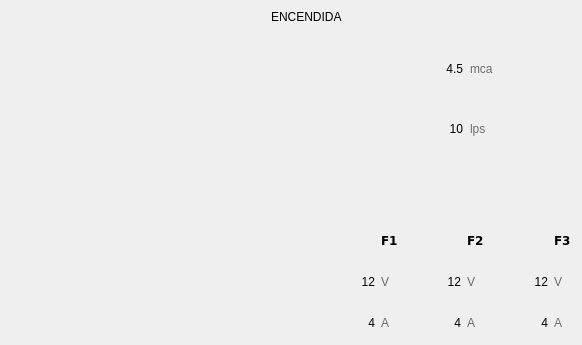
<?xml version="1.0" encoding="UTF-8"?>
<ui version="4.0">
 <class>Form</class>
 <widget class="QWidget" name="Form">
  <property name="geometry">
   <rect>
    <x>0</x>
    <y>0</y>
    <width>582</width>
    <height>345</height>
   </rect>
  </property>
  <property name="sizePolicy">
   <sizepolicy hsizetype="Expanding" vsizetype="Expanding">
    <horstretch>0</horstretch>
    <verstretch>0</verstretch>
   </sizepolicy>
  </property>
  <property name="minimumSize">
   <size>
    <width>0</width>
    <height>0</height>
   </size>
  </property>
  <property name="baseSize">
   <size>
    <width>640</width>
    <height>387</height>
   </size>
  </property>
  <property name="windowTitle">
   <string>Form</string>
  </property>
  <property name="windowIcon">
   <iconset>
    <normaloff>:/main/logored.png</normaloff>:/main/logored.png</iconset>
  </property>
  <property name="styleSheet">
   <string notr="true">QWidget[state=&quot;on&quot;] {
  background-color: #3498db;
}

QWidget[state=&quot;off&quot;] {
  background-color: #7f8c8d;
}

QWidget[state=&quot;pantalla&quot;]{
	background-color: #bdc3c7;
}

QWidget[state=&quot;turning on&quot;] {
  background-color: #db9834;
}

QWidget[state=&quot;turning off&quot;] {
  background-color: #db4534;
}</string>
  </property>
  <layout class="QVBoxLayout" name="verticalLayout_3">
   <property name="leftMargin">
    <number>0</number>
   </property>
   <property name="topMargin">
    <number>0</number>
   </property>
   <property name="rightMargin">
    <number>0</number>
   </property>
   <property name="bottomMargin">
    <number>5</number>
   </property>
   <item>
    <widget class="QWidget" name="barraEstado" native="true">
     <property name="styleSheet">
      <string notr="true">QWidget[state=&quot;on&quot;] {
  background-color: #3498db;
}

QWidget[state=&quot;off&quot;] {
  background-color: #7f8c8d;
}</string>
     </property>
     <layout class="QHBoxLayout" name="horizontalLayout">
      <property name="topMargin">
       <number>6</number>
      </property>
      <property name="bottomMargin">
       <number>6</number>
      </property>
      <item>
       <widget class="QLabel" name="conectadoOn">
        <property name="sizePolicy">
         <sizepolicy hsizetype="Fixed" vsizetype="Fixed">
          <horstretch>0</horstretch>
          <verstretch>0</verstretch>
         </sizepolicy>
        </property>
        <property name="minimumSize">
         <size>
          <width>0</width>
          <height>0</height>
         </size>
        </property>
        <property name="maximumSize">
         <size>
          <width>40</width>
          <height>40</height>
         </size>
        </property>
        <property name="toolTip">
         <string>Fase 1</string>
        </property>
        <property name="text">
         <string/>
        </property>
        <property name="pixmap">
         <pixmap>:/icons/icons/ledon_tiny.png</pixmap>
        </property>
        <property name="alignment">
         <set>Qt::AlignLeading|Qt::AlignLeft|Qt::AlignVCenter</set>
        </property>
       </widget>
      </item>
      <item>
       <widget class="QLabel" name="conectadoOff">
        <property name="sizePolicy">
         <sizepolicy hsizetype="Fixed" vsizetype="Fixed">
          <horstretch>0</horstretch>
          <verstretch>0</verstretch>
         </sizepolicy>
        </property>
        <property name="minimumSize">
         <size>
          <width>0</width>
          <height>0</height>
         </size>
        </property>
        <property name="maximumSize">
         <size>
          <width>40</width>
          <height>40</height>
         </size>
        </property>
        <property name="text">
         <string/>
        </property>
        <property name="pixmap">
         <pixmap>:/icons/icons/ledoff_tiny.png</pixmap>
        </property>
        <property name="alignment">
         <set>Qt::AlignLeading|Qt::AlignLeft|Qt::AlignVCenter</set>
        </property>
       </widget>
      </item>
      <item>
       <widget class="QLabel" name="labelId">
        <property name="font">
         <font>
          <family>Verdana</family>
          <pointsize>12</pointsize>
          <weight>75</weight>
          <bold>true</bold>
         </font>
        </property>
        <property name="styleSheet">
         <string notr="true">:disabled{
	color: #34495e;
}</string>
        </property>
        <property name="text">
         <string/>
        </property>
        <property name="wordWrap">
         <bool>true</bool>
        </property>
       </widget>
      </item>
      <item>
       <widget class="QLabel" name="labelEstado">
        <property name="text">
         <string>ENCENDIDA</string>
        </property>
       </widget>
      </item>
      <item>
       <widget class="QPushButton" name="modo">
        <property name="sizePolicy">
         <sizepolicy hsizetype="Fixed" vsizetype="Fixed">
          <horstretch>0</horstretch>
          <verstretch>0</verstretch>
         </sizepolicy>
        </property>
        <property name="focusPolicy">
         <enum>Qt::TabFocus</enum>
        </property>
        <property name="text">
         <string/>
        </property>
        <property name="icon">
         <iconset>
          <normaloff>:/icons/icons/icon_automatico.png</normaloff>:/icons/icons/icon_automatico.png</iconset>
        </property>
        <property name="iconSize">
         <size>
          <width>43</width>
          <height>43</height>
         </size>
        </property>
        <property name="flat">
         <bool>true</bool>
        </property>
       </widget>
      </item>
      <item>
       <widget class="QPushButton" name="interruptor">
        <property name="sizePolicy">
         <sizepolicy hsizetype="Fixed" vsizetype="Fixed">
          <horstretch>0</horstretch>
          <verstretch>0</verstretch>
         </sizepolicy>
        </property>
        <property name="focusPolicy">
         <enum>Qt::TabFocus</enum>
        </property>
        <property name="text">
         <string/>
        </property>
        <property name="icon">
         <iconset>
          <normaloff>icons/icon_on.png</normaloff>icons/icon_on.png</iconset>
        </property>
        <property name="iconSize">
         <size>
          <width>93</width>
          <height>43</height>
         </size>
        </property>
        <property name="flat">
         <bool>true</bool>
        </property>
       </widget>
      </item>
      <item>
       <widget class="QPushButton" name="opciones">
        <property name="sizePolicy">
         <sizepolicy hsizetype="Fixed" vsizetype="Fixed">
          <horstretch>0</horstretch>
          <verstretch>0</verstretch>
         </sizepolicy>
        </property>
        <property name="focusPolicy">
         <enum>Qt::TabFocus</enum>
        </property>
        <property name="styleSheet">
         <string notr="true"/>
        </property>
        <property name="text">
         <string/>
        </property>
        <property name="icon">
         <iconset>
          <normaloff>:/icons/icons/icon_options.png</normaloff>:/icons/icons/icon_options.png</iconset>
        </property>
        <property name="iconSize">
         <size>
          <width>15</width>
          <height>43</height>
         </size>
        </property>
        <property name="flat">
         <bool>true</bool>
        </property>
       </widget>
      </item>
     </layout>
    </widget>
   </item>
   <item>
    <layout class="QHBoxLayout" name="horizontalLayout_4">
     <item>
      <layout class="QVBoxLayout" name="verticalLayout">
       <item>
        <widget class="QLabel" name="imagenBomba">
         <property name="sizePolicy">
          <sizepolicy hsizetype="Expanding" vsizetype="Expanding">
           <horstretch>0</horstretch>
           <verstretch>0</verstretch>
          </sizepolicy>
         </property>
         <property name="lineWidth">
          <number>0</number>
         </property>
         <property name="text">
          <string/>
         </property>
         <property name="pixmap">
          <pixmap>:/icons/icons/768corriente.png</pixmap>
         </property>
         <property name="alignment">
          <set>Qt::AlignCenter</set>
         </property>
        </widget>
       </item>
      </layout>
     </item>
     <item>
      <layout class="QVBoxLayout" name="verticalLayout_2">
       <item>
        <layout class="QGridLayout" name="gridLayout">
         <property name="horizontalSpacing">
          <number>7</number>
         </property>
         <property name="verticalSpacing">
          <number>2</number>
         </property>
         <item row="1" column="2">
          <widget class="QLabel" name="uniFlujo">
           <property name="styleSheet">
            <string notr="true">color: rgb(108, 108, 108);</string>
           </property>
           <property name="text">
            <string>lps</string>
           </property>
          </widget>
         </item>
         <item row="1" column="0">
          <widget class="QLabel" name="iconFlujo">
           <property name="sizePolicy">
            <sizepolicy hsizetype="MinimumExpanding" vsizetype="MinimumExpanding">
             <horstretch>0</horstretch>
             <verstretch>0</verstretch>
            </sizepolicy>
           </property>
           <property name="maximumSize">
            <size>
             <width>80</width>
             <height>80</height>
            </size>
           </property>
           <property name="toolTip">
            <string>Flujo</string>
           </property>
           <property name="text">
            <string/>
           </property>
           <property name="pixmap">
            <pixmap>:/icons/icons/768flujo.png</pixmap>
           </property>
           <property name="alignment">
            <set>Qt::AlignRight|Qt::AlignTrailing|Qt::AlignVCenter</set>
           </property>
          </widget>
         </item>
         <item row="0" column="0">
          <widget class="QLabel" name="iconPresion">
           <property name="sizePolicy">
            <sizepolicy hsizetype="MinimumExpanding" vsizetype="MinimumExpanding">
             <horstretch>0</horstretch>
             <verstretch>0</verstretch>
            </sizepolicy>
           </property>
           <property name="maximumSize">
            <size>
             <width>80</width>
             <height>80</height>
            </size>
           </property>
           <property name="toolTip">
            <string>Presión</string>
           </property>
           <property name="text">
            <string/>
           </property>
           <property name="pixmap">
            <pixmap>:/icons/icons/768presion.png</pixmap>
           </property>
           <property name="alignment">
            <set>Qt::AlignRight|Qt::AlignTrailing|Qt::AlignVCenter</set>
           </property>
          </widget>
         </item>
         <item row="0" column="2">
          <widget class="QLabel" name="uniPresion">
           <property name="styleSheet">
            <string notr="true">color: rgb(108, 108, 108);</string>
           </property>
           <property name="text">
            <string>mca</string>
           </property>
          </widget>
         </item>
         <item row="0" column="1">
          <widget class="QLabel" name="datoPresion">
           <property name="sizePolicy">
            <sizepolicy hsizetype="Expanding" vsizetype="Expanding">
             <horstretch>0</horstretch>
             <verstretch>0</verstretch>
            </sizepolicy>
           </property>
           <property name="text">
            <string>4.5</string>
           </property>
           <property name="alignment">
            <set>Qt::AlignRight|Qt::AlignTrailing|Qt::AlignVCenter</set>
           </property>
          </widget>
         </item>
         <item row="1" column="1">
          <widget class="QLabel" name="datoFlujo">
           <property name="sizePolicy">
            <sizepolicy hsizetype="Expanding" vsizetype="Expanding">
             <horstretch>0</horstretch>
             <verstretch>0</verstretch>
            </sizepolicy>
           </property>
           <property name="text">
            <string>10</string>
           </property>
           <property name="alignment">
            <set>Qt::AlignRight|Qt::AlignTrailing|Qt::AlignVCenter</set>
           </property>
          </widget>
         </item>
         <item row="0" column="3">
          <widget class="QLabel" name="label_5">
           <property name="sizePolicy">
            <sizepolicy hsizetype="Expanding" vsizetype="Preferred">
             <horstretch>0</horstretch>
             <verstretch>0</verstretch>
            </sizepolicy>
           </property>
           <property name="text">
            <string/>
           </property>
          </widget>
         </item>
        </layout>
       </item>
       <item>
        <spacer name="verticalSpacer">
         <property name="orientation">
          <enum>Qt::Vertical</enum>
         </property>
         <property name="sizeType">
          <enum>QSizePolicy::Preferred</enum>
         </property>
         <property name="sizeHint" stdset="0">
          <size>
           <width>20</width>
           <height>60</height>
          </size>
         </property>
        </spacer>
       </item>
       <item>
        <layout class="QGridLayout" name="gridLayout_2">
         <item row="2" column="4">
          <widget class="QLabel" name="uniCorriente2">
           <property name="styleSheet">
            <string notr="true">color: rgb(108, 108, 108);</string>
           </property>
           <property name="text">
            <string>A</string>
           </property>
          </widget>
         </item>
         <item row="0" column="5">
          <layout class="QHBoxLayout" name="horizontalLayout_5">
           <item>
            <widget class="QLabel" name="iconFase3">
             <property name="sizePolicy">
              <sizepolicy hsizetype="MinimumExpanding" vsizetype="MinimumExpanding">
               <horstretch>0</horstretch>
               <verstretch>0</verstretch>
              </sizepolicy>
             </property>
             <property name="minimumSize">
              <size>
               <width>20</width>
               <height>20</height>
              </size>
             </property>
             <property name="maximumSize">
              <size>
               <width>100</width>
               <height>100</height>
              </size>
             </property>
             <property name="toolTip">
              <string>Fase 3</string>
             </property>
             <property name="text">
              <string/>
             </property>
             <property name="pixmap">
              <pixmap>:/icons/icons/ledon_small.png</pixmap>
             </property>
             <property name="alignment">
              <set>Qt::AlignRight|Qt::AlignTrailing|Qt::AlignVCenter</set>
             </property>
            </widget>
           </item>
           <item>
            <widget class="QLabel" name="iconFase3Off">
             <property name="sizePolicy">
              <sizepolicy hsizetype="MinimumExpanding" vsizetype="MinimumExpanding">
               <horstretch>0</horstretch>
               <verstretch>0</verstretch>
              </sizepolicy>
             </property>
             <property name="minimumSize">
              <size>
               <width>20</width>
               <height>20</height>
              </size>
             </property>
             <property name="maximumSize">
              <size>
               <width>100</width>
               <height>100</height>
              </size>
             </property>
             <property name="text">
              <string/>
             </property>
             <property name="pixmap">
              <pixmap>:/icons/icons/ledoff_small.png</pixmap>
             </property>
             <property name="alignment">
              <set>Qt::AlignRight|Qt::AlignTrailing|Qt::AlignVCenter</set>
             </property>
            </widget>
           </item>
          </layout>
         </item>
         <item row="1" column="5">
          <widget class="QLabel" name="datoVoltaje3">
           <property name="sizePolicy">
            <sizepolicy hsizetype="Expanding" vsizetype="Expanding">
             <horstretch>0</horstretch>
             <verstretch>0</verstretch>
            </sizepolicy>
           </property>
           <property name="text">
            <string>12</string>
           </property>
           <property name="alignment">
            <set>Qt::AlignRight|Qt::AlignTrailing|Qt::AlignVCenter</set>
           </property>
          </widget>
         </item>
         <item row="0" column="6">
          <widget class="QLabel" name="labelF3">
           <property name="sizePolicy">
            <sizepolicy hsizetype="Expanding" vsizetype="Maximum">
             <horstretch>0</horstretch>
             <verstretch>0</verstretch>
            </sizepolicy>
           </property>
           <property name="font">
            <font>
             <family>Verdana</family>
             <weight>75</weight>
             <bold>true</bold>
            </font>
           </property>
           <property name="text">
            <string>F3</string>
           </property>
           <property name="alignment">
            <set>Qt::AlignLeading|Qt::AlignLeft|Qt::AlignTop</set>
           </property>
          </widget>
         </item>
         <item row="0" column="4">
          <widget class="QLabel" name="labelF2">
           <property name="sizePolicy">
            <sizepolicy hsizetype="Expanding" vsizetype="Maximum">
             <horstretch>0</horstretch>
             <verstretch>0</verstretch>
            </sizepolicy>
           </property>
           <property name="font">
            <font>
             <family>Verdana</family>
             <weight>75</weight>
             <bold>true</bold>
            </font>
           </property>
           <property name="text">
            <string>F2</string>
           </property>
           <property name="alignment">
            <set>Qt::AlignLeading|Qt::AlignLeft|Qt::AlignTop</set>
           </property>
          </widget>
         </item>
         <item row="1" column="0">
          <widget class="QLabel" name="iconVoltaje">
           <property name="sizePolicy">
            <sizepolicy hsizetype="MinimumExpanding" vsizetype="MinimumExpanding">
             <horstretch>0</horstretch>
             <verstretch>0</verstretch>
            </sizepolicy>
           </property>
           <property name="maximumSize">
            <size>
             <width>80</width>
             <height>80</height>
            </size>
           </property>
           <property name="toolTip">
            <string>Voltaje</string>
           </property>
           <property name="text">
            <string/>
           </property>
           <property name="pixmap">
            <pixmap>:/icons/icons/768voltaje.png</pixmap>
           </property>
           <property name="alignment">
            <set>Qt::AlignRight|Qt::AlignTrailing|Qt::AlignVCenter</set>
           </property>
          </widget>
         </item>
         <item row="0" column="1">
          <layout class="QHBoxLayout" name="horizontalLayout_2">
           <item>
            <widget class="QLabel" name="iconFase1">
             <property name="sizePolicy">
              <sizepolicy hsizetype="MinimumExpanding" vsizetype="MinimumExpanding">
               <horstretch>0</horstretch>
               <verstretch>0</verstretch>
              </sizepolicy>
             </property>
             <property name="minimumSize">
              <size>
               <width>20</width>
               <height>20</height>
              </size>
             </property>
             <property name="maximumSize">
              <size>
               <width>100</width>
               <height>100</height>
              </size>
             </property>
             <property name="toolTip">
              <string>Fase 1</string>
             </property>
             <property name="text">
              <string/>
             </property>
             <property name="pixmap">
              <pixmap>:/icons/icons/ledon_small.png</pixmap>
             </property>
             <property name="alignment">
              <set>Qt::AlignRight|Qt::AlignTrailing|Qt::AlignVCenter</set>
             </property>
            </widget>
           </item>
           <item>
            <widget class="QLabel" name="iconFase1Off">
             <property name="sizePolicy">
              <sizepolicy hsizetype="MinimumExpanding" vsizetype="MinimumExpanding">
               <horstretch>0</horstretch>
               <verstretch>0</verstretch>
              </sizepolicy>
             </property>
             <property name="minimumSize">
              <size>
               <width>20</width>
               <height>20</height>
              </size>
             </property>
             <property name="maximumSize">
              <size>
               <width>100</width>
               <height>100</height>
              </size>
             </property>
             <property name="text">
              <string/>
             </property>
             <property name="pixmap">
              <pixmap>:/icons/icons/ledoff_small.png</pixmap>
             </property>
             <property name="alignment">
              <set>Qt::AlignRight|Qt::AlignTrailing|Qt::AlignVCenter</set>
             </property>
            </widget>
           </item>
          </layout>
         </item>
         <item row="1" column="2">
          <widget class="QLabel" name="uniVoltaje1">
           <property name="styleSheet">
            <string notr="true">color: rgb(108, 108, 108);</string>
           </property>
           <property name="text">
            <string>V</string>
           </property>
          </widget>
         </item>
         <item row="1" column="3">
          <widget class="QLabel" name="datoVoltaje2">
           <property name="sizePolicy">
            <sizepolicy hsizetype="Expanding" vsizetype="Expanding">
             <horstretch>0</horstretch>
             <verstretch>0</verstretch>
            </sizepolicy>
           </property>
           <property name="text">
            <string>12</string>
           </property>
           <property name="alignment">
            <set>Qt::AlignRight|Qt::AlignTrailing|Qt::AlignVCenter</set>
           </property>
          </widget>
         </item>
         <item row="2" column="6">
          <widget class="QLabel" name="uniCorriente3">
           <property name="styleSheet">
            <string notr="true">color: rgb(108, 108, 108);</string>
           </property>
           <property name="text">
            <string>A</string>
           </property>
          </widget>
         </item>
         <item row="2" column="1">
          <widget class="QLabel" name="datoCorriente1">
           <property name="text">
            <string>4</string>
           </property>
           <property name="alignment">
            <set>Qt::AlignRight|Qt::AlignTrailing|Qt::AlignVCenter</set>
           </property>
          </widget>
         </item>
         <item row="2" column="0">
          <widget class="QLabel" name="iconCorriente">
           <property name="sizePolicy">
            <sizepolicy hsizetype="MinimumExpanding" vsizetype="MinimumExpanding">
             <horstretch>0</horstretch>
             <verstretch>0</verstretch>
            </sizepolicy>
           </property>
           <property name="maximumSize">
            <size>
             <width>80</width>
             <height>80</height>
            </size>
           </property>
           <property name="toolTip">
            <string>Corriente</string>
           </property>
           <property name="text">
            <string/>
           </property>
           <property name="pixmap">
            <pixmap>:/icons/icons/768corriente.png</pixmap>
           </property>
           <property name="alignment">
            <set>Qt::AlignRight|Qt::AlignTrailing|Qt::AlignVCenter</set>
           </property>
          </widget>
         </item>
         <item row="0" column="3">
          <layout class="QHBoxLayout" name="horizontalLayout_3">
           <item>
            <widget class="QLabel" name="iconFase2">
             <property name="sizePolicy">
              <sizepolicy hsizetype="MinimumExpanding" vsizetype="MinimumExpanding">
               <horstretch>0</horstretch>
               <verstretch>0</verstretch>
              </sizepolicy>
             </property>
             <property name="minimumSize">
              <size>
               <width>20</width>
               <height>20</height>
              </size>
             </property>
             <property name="maximumSize">
              <size>
               <width>100</width>
               <height>100</height>
              </size>
             </property>
             <property name="toolTip">
              <string>Fase 2</string>
             </property>
             <property name="text">
              <string/>
             </property>
             <property name="pixmap">
              <pixmap>:/icons/icons/ledon_small.png</pixmap>
             </property>
             <property name="alignment">
              <set>Qt::AlignRight|Qt::AlignTrailing|Qt::AlignVCenter</set>
             </property>
            </widget>
           </item>
           <item>
            <widget class="QLabel" name="iconFase2Off">
             <property name="sizePolicy">
              <sizepolicy hsizetype="MinimumExpanding" vsizetype="MinimumExpanding">
               <horstretch>0</horstretch>
               <verstretch>0</verstretch>
              </sizepolicy>
             </property>
             <property name="minimumSize">
              <size>
               <width>20</width>
               <height>20</height>
              </size>
             </property>
             <property name="maximumSize">
              <size>
               <width>100</width>
               <height>100</height>
              </size>
             </property>
             <property name="text">
              <string/>
             </property>
             <property name="pixmap">
              <pixmap>:/icons/icons/ledoff_small.png</pixmap>
             </property>
             <property name="alignment">
              <set>Qt::AlignRight|Qt::AlignTrailing|Qt::AlignVCenter</set>
             </property>
            </widget>
           </item>
          </layout>
         </item>
         <item row="1" column="1">
          <widget class="QLabel" name="datoVoltaje1">
           <property name="sizePolicy">
            <sizepolicy hsizetype="Expanding" vsizetype="Expanding">
             <horstretch>0</horstretch>
             <verstretch>0</verstretch>
            </sizepolicy>
           </property>
           <property name="text">
            <string>12</string>
           </property>
           <property name="alignment">
            <set>Qt::AlignRight|Qt::AlignTrailing|Qt::AlignVCenter</set>
           </property>
          </widget>
         </item>
         <item row="2" column="2">
          <widget class="QLabel" name="uniCorriente1">
           <property name="styleSheet">
            <string notr="true">color: rgb(108, 108, 108);</string>
           </property>
           <property name="text">
            <string>A</string>
           </property>
          </widget>
         </item>
         <item row="0" column="2">
          <widget class="QLabel" name="labelF1">
           <property name="sizePolicy">
            <sizepolicy hsizetype="Expanding" vsizetype="Maximum">
             <horstretch>0</horstretch>
             <verstretch>0</verstretch>
            </sizepolicy>
           </property>
           <property name="font">
            <font>
             <family>Verdana</family>
             <weight>75</weight>
             <bold>true</bold>
            </font>
           </property>
           <property name="text">
            <string>F1</string>
           </property>
           <property name="alignment">
            <set>Qt::AlignLeading|Qt::AlignLeft|Qt::AlignTop</set>
           </property>
          </widget>
         </item>
         <item row="1" column="6">
          <widget class="QLabel" name="uniVoltaje3">
           <property name="styleSheet">
            <string notr="true">color: rgb(108, 108, 108);</string>
           </property>
           <property name="text">
            <string>V</string>
           </property>
          </widget>
         </item>
         <item row="1" column="4">
          <widget class="QLabel" name="uniVoltaje2">
           <property name="styleSheet">
            <string notr="true">color: rgb(108, 108, 108);</string>
           </property>
           <property name="text">
            <string>V</string>
           </property>
          </widget>
         </item>
         <item row="2" column="3">
          <widget class="QLabel" name="datoCorriente2">
           <property name="text">
            <string>4</string>
           </property>
           <property name="alignment">
            <set>Qt::AlignRight|Qt::AlignTrailing|Qt::AlignVCenter</set>
           </property>
          </widget>
         </item>
         <item row="2" column="5">
          <widget class="QLabel" name="datoCorriente3">
           <property name="text">
            <string>4</string>
           </property>
           <property name="alignment">
            <set>Qt::AlignRight|Qt::AlignTrailing|Qt::AlignVCenter</set>
           </property>
          </widget>
         </item>
        </layout>
       </item>
      </layout>
     </item>
    </layout>
   </item>
  </layout>
 </widget>
 <resources/>
 <connections/>
</ui>
